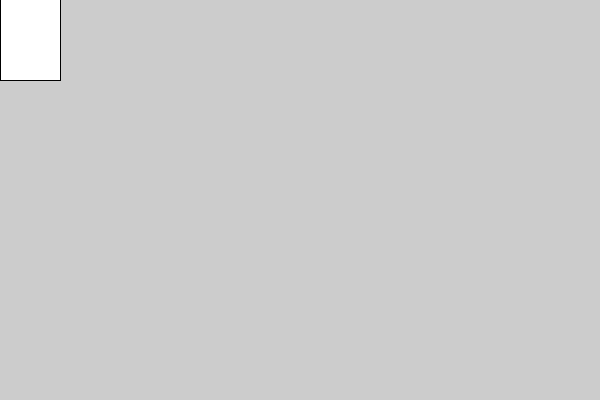
Frame 1 (no input)
Frame 60 (the mouse pressed at the canvas centre just before this capture): identical to frame 1, image omitted
Frame 120 (the mouse held since frame 60 and released just before this capture): identical to frame 1, image omitted

The Processing sketch that drew this single still picture (run headless with seeded random() and noise(); from frame 60 on, the mouse is pressed at the canvas centre):

// Processing sketch: sketch_rect2
// ── sketch_rect2.pde
void setup() {
  size(600,400);
};

void draw() {
  rectMode(CENTER);
  rect(30,30,60,100);
};
